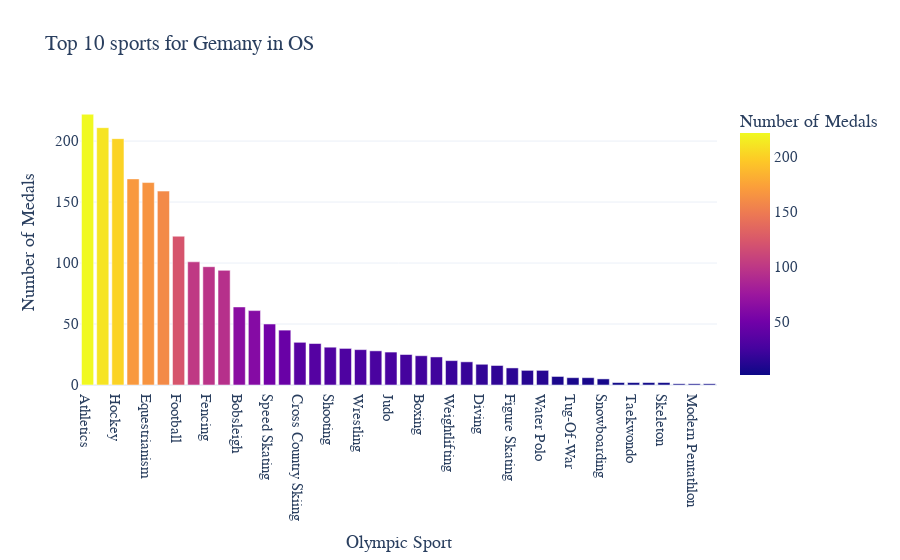

This figure's notebook cell:
### Code cell
fig = px.bar(df_data_medals, y="count", 
             title= "Top 10 sports for Gemany in OS", 
             template='plotly_white',
             labels={"Sport": "Olympic Sport", "count": "Number of Medals"},
             color="count")

fig.update_layout(font_family="Rockwell", font_size=15)
fig.show()

### Figure 1 — Plotly figure (JSON) as saved in the notebook; plotly's stock layout.template omitted (floating-point values rounded to 4 significant figures)
{"data": [{"alignmentgroup": "True", "hovertemplate": "Olympic Sport=%{x}<br>Number of Medals=%{marker.color}<extra></extra>", "legendgroup": "", "marker": {"color": [222, 211, 202, 169, 166, 159, 122, 101, 97, 94, 64, 61, 50, 45, 35, 34, 31, 30, 29, 28, 27, 25, 24, 23, 20, 19, 17, 16, 14, 12, 12, 7, 6, 6, 5, 2, 2, 2, 2, 1, 1, 1], "coloraxis": "coloraxis", "pattern": {"shape": ""}}, "name": "", "offsetgroup": "", "orientation": "v", "showlegend": false, "textposition": "auto", "type": "bar", "x": ["Athletics", "Rowing", "Hockey", "Swimming", "Equestrianism", "Canoeing", "Football", "Cycling", "Fencing", "Biathlon", "Bobsleigh", "Luge", "Speed Skating", "Handball", "Cross Country Skiing", "Sailing", "Shooting", "Alpine Skiing", "Wrestling", "Nordic Combined", "Judo", "Ski Jumping", "Boxing", "Gymnastics", "Weightlifting", "Ice Hockey", "Diving", "Table Tennis", "Figure Skating", "Tennis", "Water Polo", "Archery", "Tug-Of-War", "Beach Volleyball", "Snowboarding", "Trampolining", "Taekwondo", "Triathlon", "Skeleton", "Freestyle Skiing", "Modern Pentathlon", "Rhythmic Gymnastics"], "xaxis": "x", "y": [222, 211, 202, 169, 166, 159, 122, 101, 97, 94, 64, 61, 50, 45, 35, 34, 31, 30, 29, 28, 27, 25, 24, 23, 20, 19, 17, 16, 14, 12, 12, 7, 6, 6, 5, 2, 2, 2, 2, 1, 1, 1], "yaxis": "y"}], "layout": {"barmode": "relative", "coloraxis": {"colorbar": {"title": {"text": "Number of Medals"}}, "colorscale": [[0, "#0d0887"], [0.1111, "#46039f"], [0.2222, "#7201a8"], [0.3333, "#9c179e"], [0.4444, "#bd3786"], [0.5556, "#d8576b"], [0.6667, "#ed7953"], [0.7778, "#fb9f3a"], [0.8889, "#fdca26"], [1, "#f0f921"]]}, "font": {"family": "Rockwell", "size": 15}, "legend": {"tracegroupgap": 0}, "title": {"text": "Top 10 sports for Gemany in OS"}, "xaxis": {"anchor": "y", "domain": [0, 1], "title": {"text": "Olympic Sport"}}, "yaxis": {"anchor": "x", "domain": [0, 1], "title": {"text": "Number of Medals"}}}}
